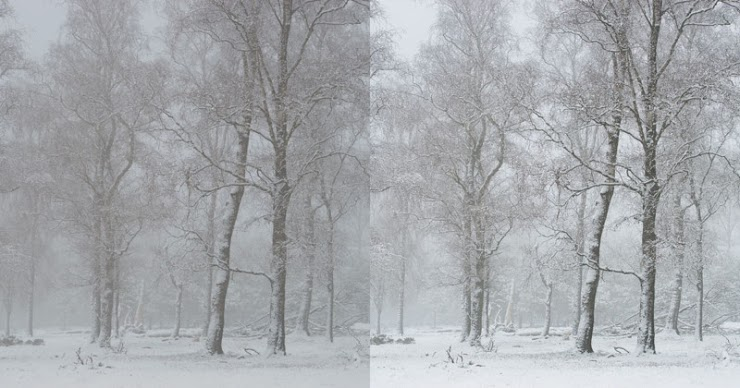
#> input picture assignment/pic.jpg, 740 x 388 px
$ jupyter execute --allow-errors main.ipynb
#> lines starting #> are read from the running program, lines starting #| are printed output that depends on the picture
[cell 1]
import numpy as np
from scipy import ndimage
import cv2


image = cv2.imread('pic.jpg', 0)
#> image: shape (388, 740); min 64, max 237, mean 168.8

[cell 2]
from google.colab.patches import cv2_imshow
cv2_imshow(image)
print(image.shape)
#| (388, 740)

[cell 3]
average_filter = 0.25 * np.array([[1, 1], [1,1]])
average_filter_output_image = ndimage.convolve(image, average_filter)
cv2_imshow(average_filter_output_image)
average_filter_output_image.shape
#> Out = (388, 740)

[cell 4]
laplacian_filter = np.array([[-1, -1, -1], \
                             [-1, 8, -1], \
                             [-1, -1, -1] ])

laplacian_filter_output_image = ndimage.convolve(image, laplacian_filter)
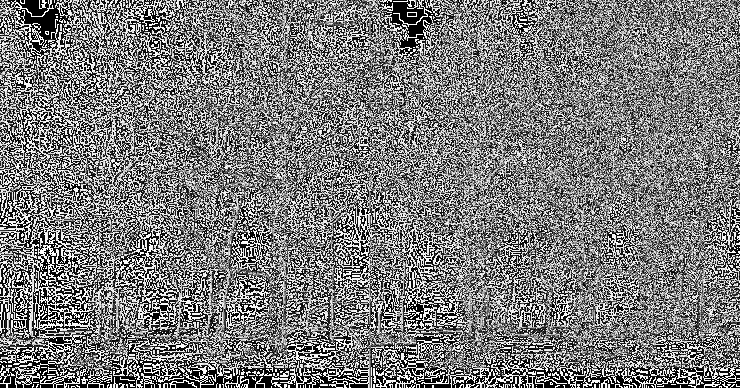
#> laplacian_filter_output_image: shape (388, 740); min 0, max 255, mean 123.3
cv2_imshow(laplacian_filter_output_image)

[cell 5]
low_pass_filter = np.array([[0, 0, 0, 0, 0],
                            [0, 0, 0, 0, 0], \
                            [0, 0, 1, 0, 0], \
                            [0, 0, 0, 0, 0], \
                            [0, 0, 0, 0, 0] ])
lowpass_output_image = ndimage.convolve(image, low_pass_filter)
cv2_imshow(lowpass_output_image)

[cell 6]
high_pass_filter = np.array([[1, 1, 1, 1, 1],
                            [1, 1, 1, 1, 1], \
                            [1, 1, 0, 1, 1], \
                            [1, 1, 1, 1, 1], \
                            [1, 1, 1, 1, 1] ])

highpass = ndimage.convolve(image, high_pass_filter)
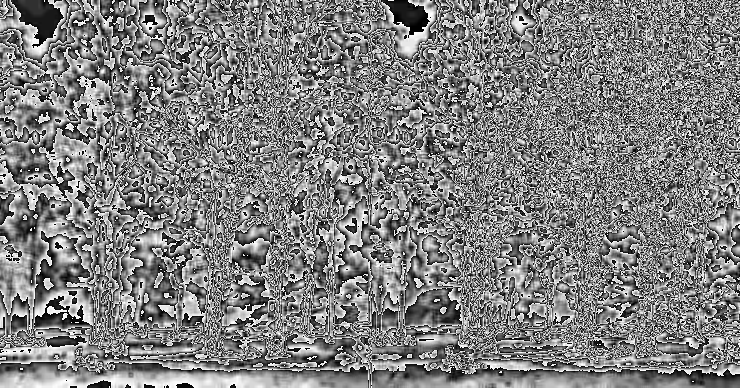
#> highpass: shape (388, 740); min 0, max 255, mean 128
cv2_imshow(highpass)
print(highpass.shape)
#| (388, 740)

$ run again, with assignment/highpass.png saved as assignment/pic.jpg
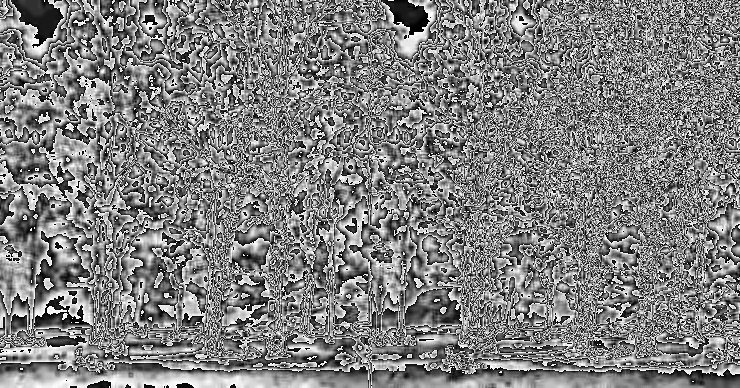
#> input picture assignment/highpass.png, 740 x 388 px
#> image is the input picture: shape (388, 740); min 0, max 255, mean 128
#| (388, 740)
#> `laplacian_filter_output_image = ndimage.convolve(image, laplacian_filt..`:
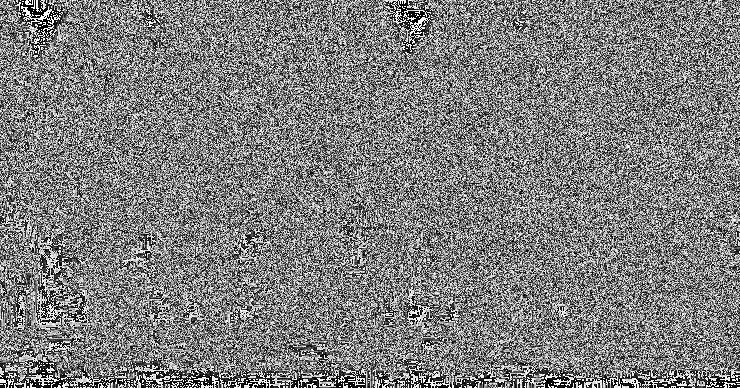
#> laplacian_filter_output_image: shape (388, 740); min 0, max 255, mean 126.5
#> `highpass = ndimage.convolve(image, high_pass_filter)`:
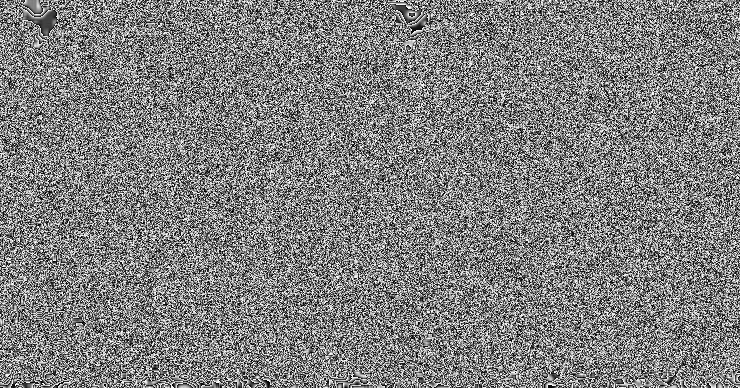
#> highpass: shape (388, 740); min 0, max 255, mean 127.6
#| (388, 740)

$ run again, with assignment/laplacian filter.png saved as assignment/pic.jpg
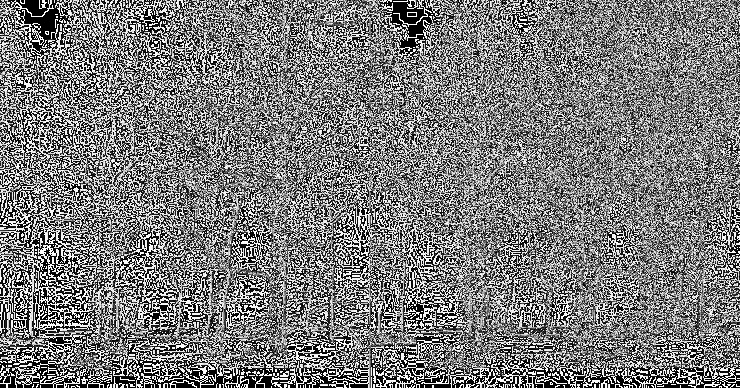
#> input picture assignment/laplacian filter.png, 740 x 388 px
#> image is the input picture: shape (388, 740); min 0, max 255, mean 123.3
#| (388, 740)
#> `laplacian_filter_output_image = ndimage.convolve(image, laplacian_filt..`:
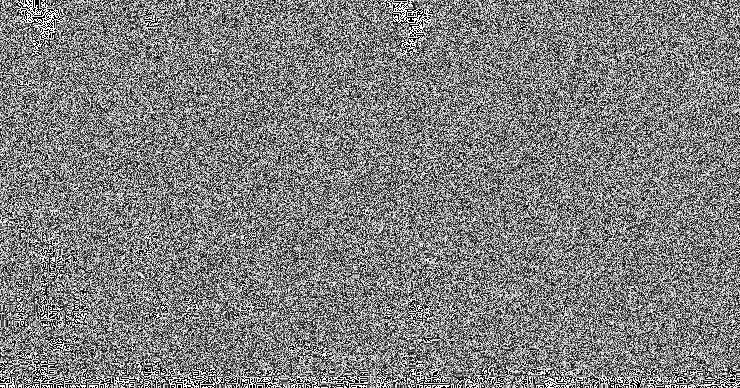
#> laplacian_filter_output_image: shape (388, 740); min 0, max 255, mean 127.5
#> `highpass = ndimage.convolve(image, high_pass_filter)`:
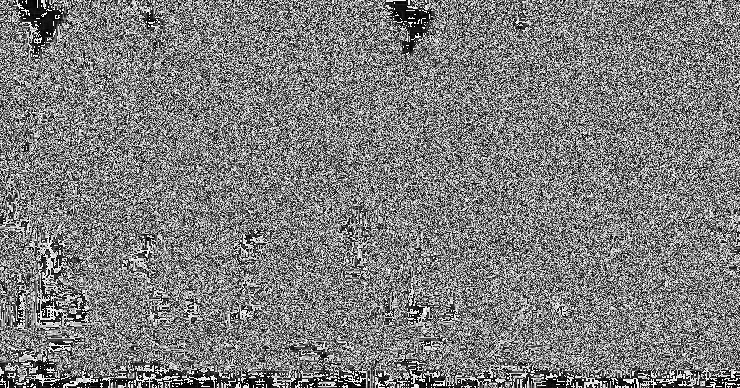
#> highpass: shape (388, 740); min 0, max 255, mean 125.6
#| (388, 740)
